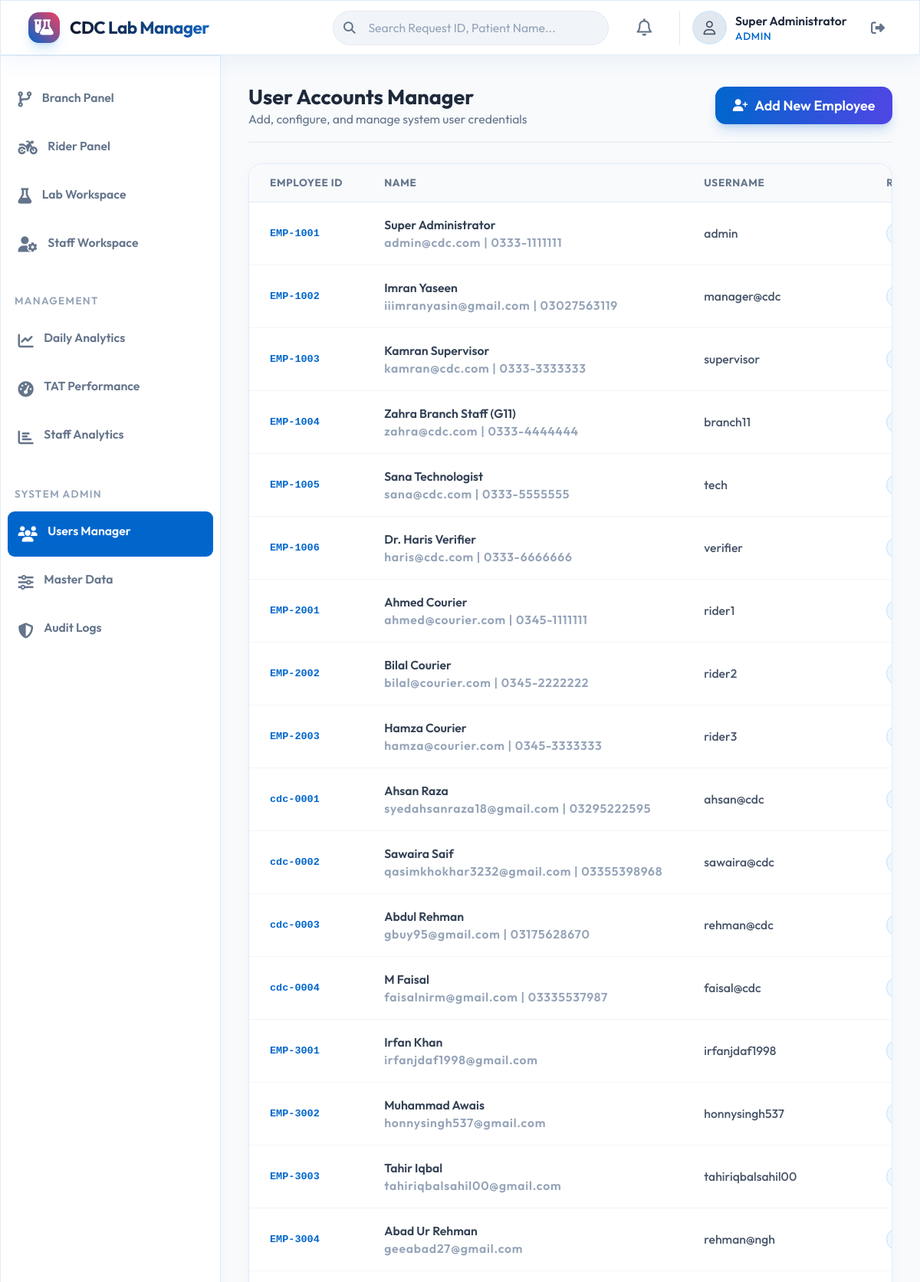
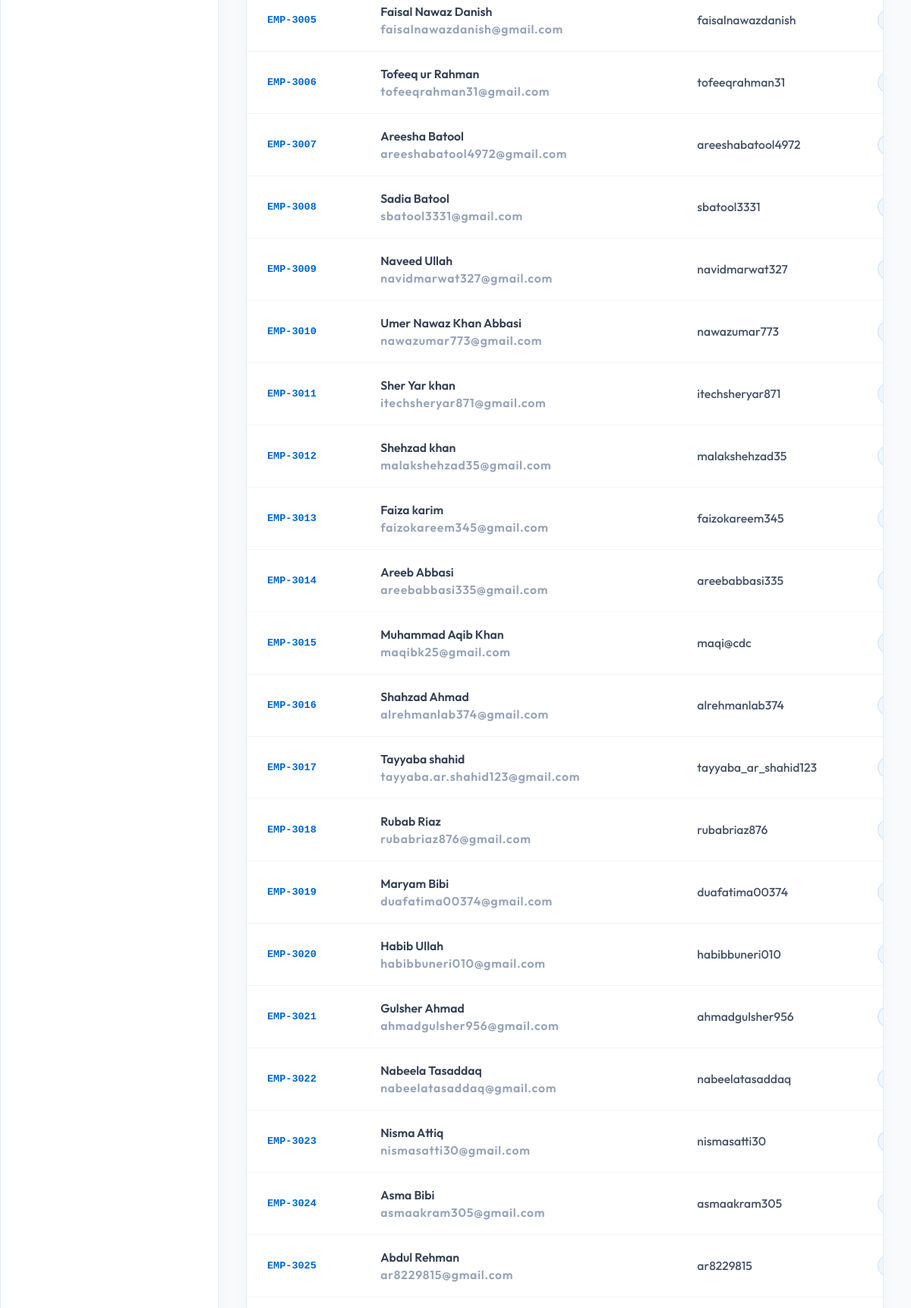
Page /admin/users (signed in, upper part) on the committed database (2 pictures, top to bottom).
### app/models.py (models this page shows, shortened)
class User(UserMixin, db.Model):
    __tablename__ = 'users'
    id = db.Column(db.Integer, primary_key=True)
    employee_id = db.Column(db.String(50), unique=True, nullable=False)
    name = db.Column(db.String(100), nullable=False)
    username = db.Column(db.String(50), unique=True, nullable=False)
    password_hash = db.Column(db.String(255), nullable=False)
    phone = db.Column(db.String(20), nullable=True)
    email = db.Column(db.String(100), nullable=True)
    role = db.Column(db.String(50), nullable=False)  # ADMIN, MANAGER, SUPERVISOR, BRANCH_STAFF, RIDER, LAB_STAFF, VERIFIER
    branch_id = db.Column(db.Integer, db.ForeignKey('branches.id'), nullable=True)
    department_id = db.Column(db.Integer, db.ForeignKey('departments.id'), nullable=True)
    status = db.Column(db.Boolean, default=True)  # True = Active, False = Inactive
    joining_date = db.Column(db.Date, nullable=True)
    created_at = db.Column(db.DateTime, default=now_pkt)

### app/routes/admin.py (the view)
@admin_bp.route('/admin/users')
@login_required
@role_required('ADMIN')
def users():
    users_list = User.query.all()
    branches = Branch.query.all()
    departments = Department.query.all()
    return render_template('admin/users.html', users=users_list, branches=branches, departments=departments)

### app/templates/admin/users.html (shortened to what this page needs)
{% extends "base.html" %}
{% block content %}
<div class="space-y-6">
    <div class="flex flex-col sm:flex-row sm:items-center sm:justify-between border-b border-slate-200 pb-4 gap-y-4">
        <div>
            <h1 class="text-2xl font-bold text-slate-800">User Accounts Manager</h1>
            <p class="text-sm text-slate-500">Add, configure, and manage system user credentials</p>
        </div>
        <button onclick="openAddUserModal()" class="inline-flex items-center justify-center gap-x-2 px-5 py-2.5 rounded-xl bg-gradient-to-r from-brand-600 to-indigo-600 font-semibold text-white hover:from-brand-500 hover:to-indigo-500 shadow-lg shadow-brand-600/20 active:translate-y-[1px] transition">
            <i class="fa-solid fa-user-plus text-sm"></i>
            Add New Employee
        </button>
    </div>
    <div class="glass-panel rounded-2xl border border-slate-200 overflow-hidden shadow-sm">
        <div class="overflow-x-auto">
            <table class="w-full text-left text-sm whitespace-nowrap">
                <thead class="bg-slate-50 text-slate-500 text-xs font-bold uppercase tracking-wider border-b border-slate-200">
                    <tr>
                        <th class="px-6 py-3.5">Employee ID</th>
                        <th class="px-6 py-3.5">Name</th>
                        <th class="px-6 py-3.5">Username</th>
                        <th class="px-6 py-3.5">Role</th>
                    </tr>
                </thead>
                <tbody class="divide-y divide-slate-100">
                    {% for u in users %}
                    <tr class="hover:bg-slate-50/80 transition">
                        <td class="px-6 py-4 font-mono text-xs font-semibold text-brand-600">{{ u.employee_id }}</td>
                        <td class="px-6 py-4">
                            <div class="font-semibold text-slate-700">{{ u.name }}</div>
                            <div class="text-2xs text-slate-400 font-semibold tracking-wider">{{ u.email or 'No email' }} {% if u.phone %}| {{ u.phone }}{% endif %}</div>
                        </td>
                        <td class="px-6 py-4 text-slate-600 font-medium">{{ u.username }}</td>
                        <td class="px-6 py-4">
                            <span class="inline-flex items-center px-2 py-0.5 rounded-full text-2xs font-bold uppercase tracking-wider bg-brand-50 border border-brand-200 text-brand-600">
                            </span>
                        </td>
                    </tr>
                    {% endfor %}
                </tbody>
            </table>
        </div>
    </div>
</div>
{% endblock %}

### app/templates/base.html (shortened to what this page needs)
<!DOCTYPE html>
<html lang="en" class="h-full bg-slate-50 text-slate-800">
<head>
    <link rel="stylesheet" href="https://cdnjs.cloudflare.com/ajax/libs/font-awesome/6.4.0/css/all.min.css">
    <script src="https://cdn.tailwindcss.com"></script>
    <link rel="stylesheet" href="https://unpkg.com/leaflet@1.9.4/dist/leaflet.css"
 />
    <link rel="stylesheet" href="{{ url_for('static', filename='css/style.css') }}">
</head>
<body class="h-full flex flex-col font-sans overflow-hidden bg-slate-50 text-slate-800">
    <header
        class="glass-panel sticky top-0 z-40 flex h-16 shrink-0 items-center gap-x-4 border-b border-slate-200 px-4 shadow-sm sm:gap-x-6 sm:px-6 lg:px-8">
        <div class="flex items-center gap-x-3">
            <div
                class="h-9 w-9 rounded-xl bg-gradient-to-tr from-brand-600 to-rose-500 flex items-center justify-center shadow-lg shadow-brand-500/20">
                <i class="fa-solid fa-flask-vial text-white text-lg"></i>
            </div>
            <span
                class="text-xl font-bold tracking-tight bg-gradient-to-r from-slate-900 to-brand-700 bg-clip-text text-transparent">CDC
                Lab Manager</span>
        </div>
        <div class="flex flex-1 gap-x-4 self-stretch lg:gap-x-6 justify-end items-center">
            {% if current_user.is_authenticated %}
            <form action="{{ url_for('workflow.search') }}" method="GET" class="relative hidden sm:flex w-64 md:w-80">
                <i
                    class="fa-solid fa-magnifying-glass absolute left-3 top-1/2 -translate-y-1/2 text-slate-500 text-sm"></i>
                <input id="search-field"
                    class="block h-10 w-full rounded-full bg-slate-100 border border-slate-200 pl-10 pr-4 text-slate-800 placeholder:text-slate-400 focus:border-brand-500 focus:ring-1 focus:ring-brand-500 text-sm focus:outline-none transition-all"
                    placeholder="Search Request ID, Patient Name..." type="search" name="query"
                    value="{{ request.args.get('query', '') }}">
            </form>
            {% endif %}
            <div class="flex items-center gap-x-4 lg:gap-x-6">
                {% if current_user.is_authenticated %}
                <a href="{{ url_for('notifications.list_notifications') }}"
                    class="relative rounded-full p-2 text-slate-500 hover:text-brand-600 focus:outline-none transition"
                    id="notification-bell">
                    <i class="fa-regular fa-bell text-xl"></i>
                </a>
                <div class="relative flex items-center gap-x-3 pl-4 border-l border-slate-200">
                    <a href="{{ url_for('auth.profile') }}" class="flex items-center gap-x-3">
                        <div
                            class="h-9 w-9 rounded-full bg-slate-200 flex items-center justify-center ring-2 ring-brand-500/20">
                            <i class="fa-regular fa-user text-slate-600"></i>
                        </div>
                        <div class="hidden md:block text-left">
                            <span class="block text-sm font-semibold text-slate-800">{{ current_user.name }}</span>
                            <span class="block text-xs text-brand-600 font-medium uppercase tracking-wider">{{
                                current_user.role.replace('_', ' ') }}</span>
                        </div>
                    </a>
                    <a href="{{ url_for('auth.logout') }}"
                        class="ml-2 text-slate-500 hover:text-rose-500 p-2 rounded-full hover:bg-slate-200/50 transition"
                        title="Log Out">
                        <i class="fa-solid fa-right-from-bracket"></i>
                    </a>
                </div>
                {% else %}
                <a href="{{ url_for('auth.login') }}"
                    class="text-sm font-semibold text-brand-600 hover:text-brand-500 transition">Log In</a>
                {% endif %}
            </div>
        </div>
    </header>
    <div class="flex flex-1 overflow-hidden">
        {% if current_user.is_authenticated %}
        <nav class="hidden md:flex md:w-64 md:flex-col glass-panel border-r border-slate-200">
            <div class="flex flex-col flex-1 gap-y-4 px-4 py-6 overflow-y-auto">
                <ul role="list" class="flex flex-1 flex-col gap-y-7">
                    <li>
                        <ul role="list" class="-mx-2 space-y-1">
                            {% if current_user.role in ['BRANCH_STAFF', 'ADMIN', 'MANAGER'] %}
                            <li>
                                <a href="{{ url_for('branch.dashboard') }}"
                                    class="group flex gap-x-3 rounded-lg p-3 text-sm leading-6 font-semibold {% if request.blueprint == 'branch' %}bg-brand-600 text-white{% else %}text-slate-500 hover:text-brand-700 hover:bg-slate-100{% endif %} transition">
                                    <i class="fa-solid fa-code-branch text-lg"></i>
                                    Branch Panel
                                </a>
                            </li>
                            {% endif %}
                            {% if current_user.role in ['RIDER', 'ADMIN', 'SUPERVISOR'] %}
                            <li>
                                <a href="{{ url_for('rider.dashboard') }}"
                                    class="group flex gap-x-3 rounded-lg p-3 text-sm leading-6 font-semibold {% if request.blueprint == 'rider' %}bg-brand-600 text-white{% else %}text-slate-500 hover:text-brand-700 hover:bg-slate-100{% endif %} transition">
                                    <i class="fa-solid fa-motorcycle text-lg"></i>
                                    Rider Panel
                                </a>
                            </li>
                            {% endif %}
                            {% if current_user.role in ['LAB_STAFF', 'VERIFIER', 'SUPERVISOR', 'MANAGER', 'ADMIN'] %}
                            <li>
                                <a href="{{ url_for('lab.dashboard') }}"
                                    class="group flex gap-x-3 rounded-lg p-3 text-sm leading-6 font-semibold {% if request.blueprint == 'lab' %}bg-brand-600 text-white{% else %}text-slate-500 hover:text-brand-700 hover:bg-slate-100{% endif %} transition">
                                    <i class="fa-solid fa-flask text-lg"></i>
                                    Lab Workspace
                                </a>
                            </li>
                            {% endif %}
                            {% if current_user.role in ['LAB_STAFF', 'VERIFIER', 'BRANCH_STAFF', 'SUPERVISOR', 'MANAGER', 'ADMIN'] %}
                            <li>
                                <a href="{{ url_for('reports.staff_dashboard') }}"
                                    class="group flex gap-x-3 rounded-lg p-3 text-sm leading-6 font-semibold {% if request.endpoint == 'reports.staff_dashboard' %}bg-brand-600 text-white{% else %}text-slate-500 hover:text-brand-700 hover:bg-slate-100{% endif %} transition">
                                    <i class="fa-solid fa-user-gear text-lg"></i>
                                    Staff Workspace
                                </a>
                            </li>
                            {% endif %}
                        </ul>
                    </li>
                    {% if current_user.role in ['ADMIN', 'MANAGER', 'SUPERVISOR'] %}
                    <li>
                        <div class="text-xs font-semibold leading-6 text-slate-400 uppercase tracking-widest">Management
                        </div>
                        <ul role="list" class="-mx-2 mt-2 space-y-1">
                            <li>
                                <a href="{{ url_for('reports.daily_report') }}"
                                    class="group flex gap-x-3 rounded-lg p-3 text-sm font-semibold {% if request.endpoint == 'reports.daily_report' %}bg-brand-600 text-white{% else %}text-slate-500 hover:text-brand-700 hover:bg-slate-100{% endif %} transition">
                                    <i class="fa-solid fa-chart-line text-lg"></i>
                                    Daily Analytics
                                </a>
                            </li>
                            <li>
                                <a href="{{ url_for('reports.performance') }}"
                                    class="group flex gap-x-3 rounded-lg p-3 text-sm font-semibold {% if request.endpoint == 'reports.performance' %}bg-brand-600 text-white{% else %}text-slate-500 hover:text-brand-700 hover:bg-slate-100{% endif %} transition">
                                    <i class="fa-solid fa-gauge-high text-lg"></i>
                                    TAT Performance
                                </a>
                            </li>
                            <li>
                                <a href="{{ url_for('reports.staff_admin') }}"
                                    class="group flex gap-x-3 rounded-lg p-3 text-sm font-semibold {% if request.endpoint == 'reports.staff_admin' %}bg-brand-600 text-white{% else %}text-slate-500 hover:text-brand-700 hover:bg-slate-100{% endif %} transition">
                                    <i class="fa-solid fa-chart-bar text-lg"></i>
                                    Staff Analytics
                                </a>
                            </li>
                        </ul>
                    </li>
                    {% endif %}
                    {% if current_user.role in ['ADMIN', 'MANAGER'] %}
                    <li>
                        <div class="text-xs font-semibold leading-6 text-slate-400 uppercase tracking-widest">System
                            Admin</div>
                        <ul role="list" class="-mx-2 mt-2 space-y-1">
                            {% if current_user.role == 'ADMIN' %}
                            <li>
                                <a href="{{ url_for('admin.users') }}"
                                    class="group flex gap-x-3 rounded-lg p-3 text-sm font-semibold {% if request.endpoint == 'admin.users' %}bg-brand-600 text-white{% else %}text-slate-500 hover:text-brand-700 hover:bg-slate-100{% endif %} transition">
                                    <i class="fa-solid fa-users text-lg"></i>
                                    Users Manager
                                </a>
                            </li>
                            {% endif %}
                            <li>
                                <a href="{{ url_for('admin.config') }}"
                                    class="group flex gap-x-3 rounded-lg p-3 text-sm font-semibold {% if request.endpoint == 'admin.config' %}bg-brand-600 text-white{% else %}text-slate-500 hover:text-brand-700 hover:bg-slate-100{% endif %} transition">
                                    <i class="fa-solid fa-sliders text-lg"></i>
                                    Master Data
                                </a>
                            </li>
                            <li>
                                <a href="{{ url_for('admin.audit_logs') }}"
                                    class="group flex gap-x-3 rounded-lg p-3 text-sm font-semibold {% if request.endpoint == 'admin.audit_logs' %}bg-brand-600 text-white{% else %}text-slate-500 hover:text-brand-700 hover:bg-slate-100{% endif %} transition">
                                    <i class="fa-solid fa-shield-halved text-lg"></i>
                                    Audit Logs
                                </a>
                            </li>
                        </ul>
                    </li>
                    {% endif %}
                </ul>
            </div>
        </nav>
        {% endif %}
        <main class="flex-1 flex flex-col overflow-y-auto bg-slate-50 p-4 sm:p-6 lg:p-8">
            <div class="flex-1">
                {% block content %}{% endblock %}
            </div>
        </main>
    </div>
</body>
</html>

### rows in the picture
User: name "Super Administrator", role.replace "ADMIN", employee_id "EMP-1001", email "admin@cdc.com", phone "0333-1111111", username "admin"
User: employee_id "EMP-1002", name "Imran Yaseen", email "iiimranyasin@gmail.com", phone "03027563119", username "manager@cdc"
User: employee_id "EMP-1003", name "Kamran Supervisor", email "kamran@cdc.com", phone "0333-3333333", username "supervisor"
User: employee_id "EMP-1004", name "Zahra Branch Staff (G11)", email "zahra@cdc.com", phone "0333-4444444", username "branch11"
User: employee_id "EMP-1005", name "Sana Technologist", email "sana@cdc.com", phone "0333-5555555", username "tech"
User: employee_id "EMP-1006", name "Dr. Haris Verifier", email "haris@cdc.com", phone "0333-6666666", username "verifier"
User: employee_id "EMP-2001", name "Ahmed Courier", email "ahmed@courier.com", phone "0345-1111111", username "rider1"
User: employee_id "EMP-2002", name "Bilal Courier", email "bilal@courier.com", phone "0345-2222222", username "rider2"
User: employee_id "EMP-2003", name "Hamza Courier", email "hamza@courier.com", phone "0345-3333333", username "rider3"
User: employee_id "cdc-0001", name "Ahsan Raza", email "syedahsanraza18@gmail.com", phone "03295222595", username "ahsan@cdc"
User: employee_id "cdc-0002", name "Sawaira Saif", email "qasimkhokhar3232@gmail.com", phone "03355398968", username "sawaira@cdc"
User: employee_id "cdc-0003", name "Abdul Rehman", email "gbuy95@gmail.com", phone "03175628670", username "rehman@cdc"
User: employee_id "cdc-0004", name "M Faisal", email "faisalnirm@gmail.com", phone "03335537987", username "faisal@cdc"
User: employee_id "EMP-3001", name "Irfan Khan", email "irfanjdaf1998@gmail.com", username "irfanjdaf1998"
User: employee_id "EMP-3002", name "Muhammad Awais", email "honnysingh537@gmail.com", username "honnysingh537"
User: employee_id "EMP-3003", name "Tahir Iqbal", email "tahiriqbalsahil00@gmail.com", username "tahiriqbalsahil00"
User: employee_id "EMP-3004", name "Abad Ur Rehman", email "geeabad27@gmail.com", username "rehman@ngh"
User: employee_id "EMP-3005", name "Faisal Nawaz Danish", email "faisalnawazdanish@gmail.com", username "faisalnawazdanish"
User: employee_id "EMP-3006", name "Tofeeq ur Rahman", email "tofeeqrahman31@gmail.com", username "tofeeqrahman31"
User: employee_id "EMP-3007", name "Areesha Batool", email "areeshabatool4972@gmail.com", username "areeshabatool4972"
User: employee_id "EMP-3008", name "Sadia Batool", email "sbatool3331@gmail.com", username "sbatool3331"
User: employee_id "EMP-3009", name "Naveed Ullah", email "navidmarwat327@gmail.com", username "navidmarwat327"
User: employee_id "EMP-3010", name "Umer Nawaz Khan Abbasi", email "nawazumar773@gmail.com", username "nawazumar773"
User: employee_id "EMP-3011", name "Sher Yar khan", email "itechsheryar871@gmail.com", username "itechsheryar871"
User: employee_id "EMP-3012", name "Shehzad khan", email "malakshehzad35@gmail.com", username "malakshehzad35"
User: employee_id "EMP-3013", name "Faiza karim", email "faizokareem345@gmail.com", username "faizokareem345"
User: employee_id "EMP-3014", name "Areeb Abbasi", email "areebabbasi335@gmail.com", username "areebabbasi335"
User: employee_id "EMP-3015", name "Muhammad Aqib Khan", email "maqibk25@gmail.com", username "maqi@cdc"
User: employee_id "EMP-3016", name "Shahzad Ahmad", email "alrehmanlab374@gmail.com", username "alrehmanlab374"
User: employee_id "EMP-3017", name "Tayyaba shahid", email "tayyaba.ar.shahid123@gmail.com", username "tayyaba_ar_shahid123"
User: employee_id "EMP-3018", name "Rubab Riaz", email "rubabriaz876@gmail.com", username "rubabriaz876"
User: employee_id "EMP-3019", name "Maryam Bibi", email "duafatima00374@gmail.com", username "duafatima00374"
User: employee_id "EMP-3020", name "Habib Ullah", email "habibbuneri010@gmail.com", username "habibbuneri010"
User: employee_id "EMP-3021", name "Gulsher Ahmad", email "ahmadgulsher956@gmail.com", username "ahmadgulsher956"
User: employee_id "EMP-3022", name "Nabeela Tasaddaq", email "nabeelatasaddaq@gmail.com", username "nabeelatasaddaq"
User: employee_id "EMP-3023", name "Nisma Attiq", email "nismasatti30@gmail.com", username "nismasatti30"
User: employee_id "EMP-3024", name "Asma Bibi", email "asmaakram305@gmail.com", username "asmaakram305"
User: employee_id "EMP-3025", name "Abdul Rehman", email "ar8229815@gmail.com", username "ar8229815"
